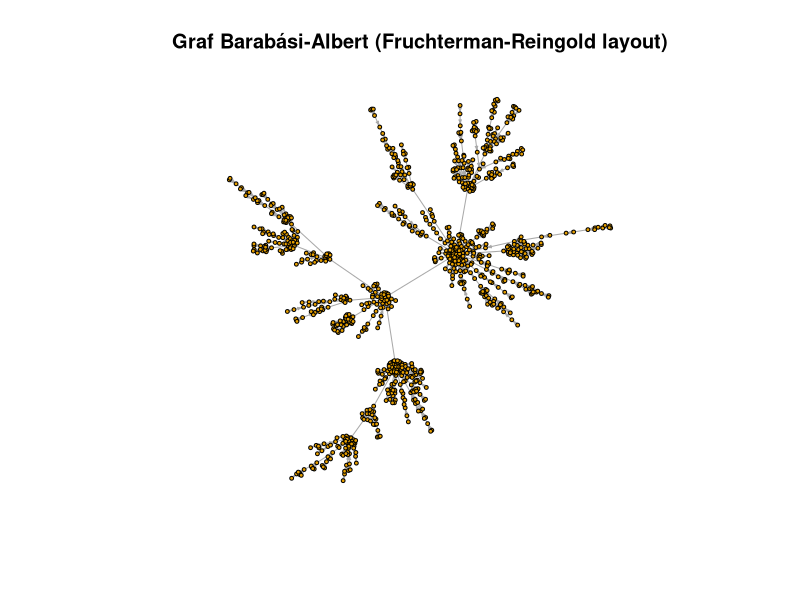

R code for this plot:
library(igraph)

g <- barabasi.game(n = 1000)

summary(g)
cat("Liczba węzłów:", vcount(g), "\n")
cat("Liczba krawędzi:", ecount(g), "\n")

layout <- layout.fruchterman.reingold(g)
plot(g,
     layout = layout,
     vertex.size = 2,
     vertex.label = NA,
     edge.arrow.size = 0.2,
     main = "Graf Barabási-Albert (Fruchterman-Reingold layout)")

betweenness(g)
V(g)[betweenness(g) == max(betweenness(g))]

diameter(g)

# Różnice między grafem Barabási-Albert a Erdős-Rényi:

# Graf Barabási-Albert:
# Nowe wezly lacza sie chetniej z wezlami, ktore juz maja duzo polaczen
# Powstaja "gwiazdy" - kilka wezlow ma bardzo duzo polaczen, reszta malo
# Zblizone do prawdziwej sieci

# Graf Erdős-Rényi:
# Kazda para wezlow ma taka sama szanse na polaczenie (losowe)
# Wiekszosc wezlow ma podobna liczbe polaczen
# Model teoretyczny, w rzeczywistosci takie sieci sa rzadkie
